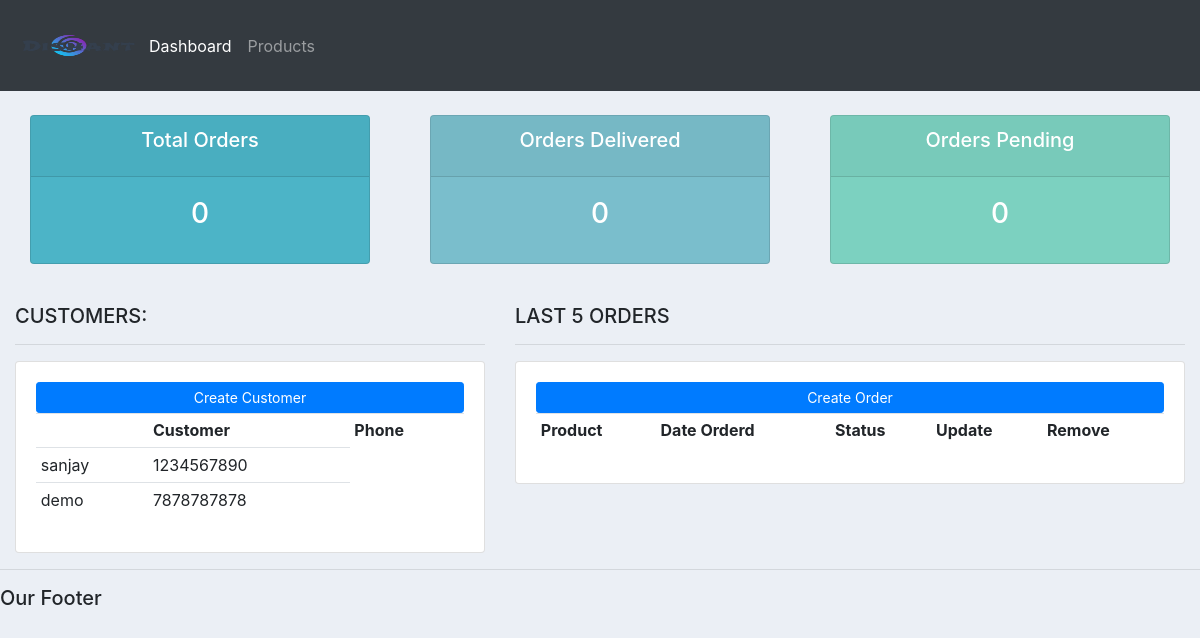
The page /accounts/ on the database as committed earlier.
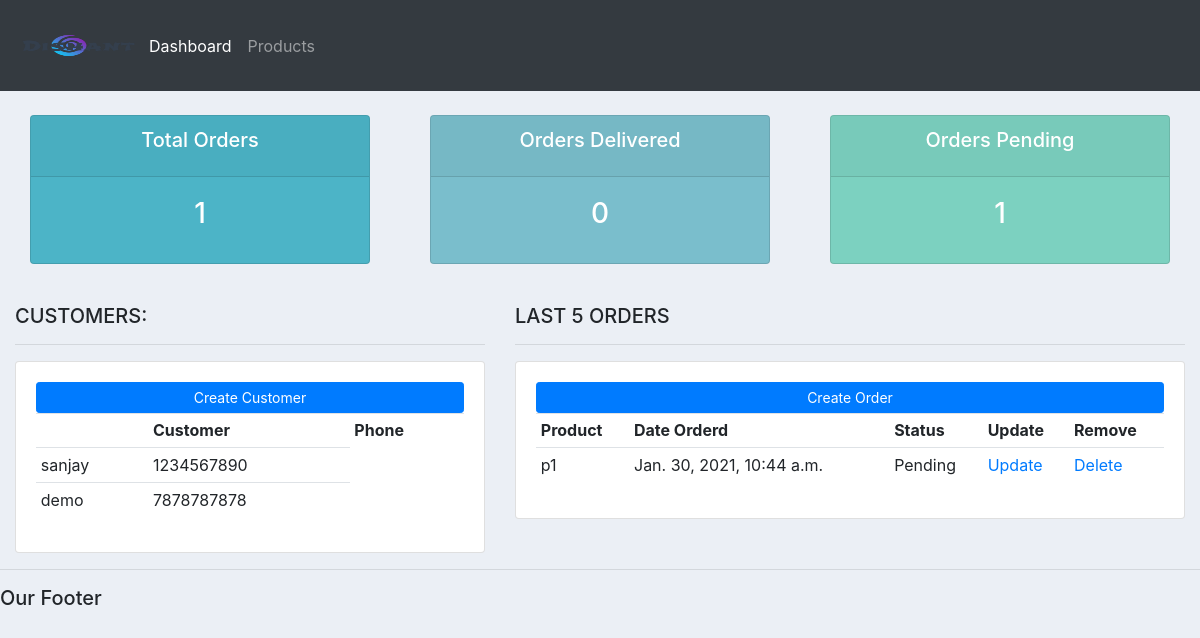
The same page on the database as committed later.
### accounts/models.py (models this page shows, shortened)
class Customer(models.Model):
	name = models.CharField(max_length=64, null=True)
	phone = models.CharField(max_length=10, null=True)
	email = models.EmailField(max_length=254, null=True)
	date_created = models.DateTimeField(auto_now_add=True, null=True)

class Order(models.Model):
	STATUS = (
				('Pending', 'Pending'),
				('Out for delivery', 'Out for delivery'),
				('Delivered', 'Delivered'),
			)
	customer = models.ForeignKey(Customer, null=True, on_delete=models.SET_NULL)
	product = models.ForeignKey(Product, null=True, on_delete=models.SET_NULL)
	date_created = models.DateTimeField(auto_now_add=True, null=True)
	status = models.CharField(max_length=200, null=True, choices=STATUS)

class Product(models.Model):
	CATEGORY = (
			('Indoor', 'Indoor'),
			('Out Door', 'Out Door'),
			)
	name = models.CharField(max_length=64, null=True)
	price = models.FloatField(null=True)
	category = models.CharField(max_length=200, null=True, choices=CATEGORY)
	description = models.CharField(max_length=200, null=True)
	date_created = models.DateTimeField(auto_now_add=True, null=True)
	tags = models.ManyToManyField(Tag)
	def __str__(self):
		return f"{self.name}"

### accounts/views.py (the view)
# urls.py: path('', views.home),
def home(request):
	orders = Order.objects.all()
	customers = Customer.objects.all()
	total_customers = customers.count()
	total_orders = orders.count()
	delivered = orders.filter(status='Delivered').count()
	pending = orders.filter(status='Pending').count()
	context = {'orders':orders, 'customers':customers,
	'total_orders':total_orders,'delivered':delivered,
	'pending':pending }
	return render(request, 'accounts/dashboard.html', context)

### accounts/templates/accounts/dashboard.html
{% extends 'accounts/main.html' %}
{% block body %}
{% include 'accounts/status.html' %}
<br>
<div class="row">
	<div class="col-md-5">
		<h5>CUSTOMERS:</h5>
		<hr>
		<div class="card card-body">
			<a class="btn btn-primary  btn-sm btn-block" href="">Create Customer</a>
			<table class="table table-sm">
				<tr>
					<th></th>
					<th>Customer</th>
					<th>Phone</th>
				</tr>
				{% for customer in customers %}
					<tr>
						<td>{{customer.name}}</td>
						<td>{{customer.phone}}</td>
					</tr>
				{% endfor %}
			</table>
		</div>
	</div>
	<div class="col-md-7">
		<h5>LAST 5 ORDERS</h5>
		<hr>
		<div class="card card-body">
			<a class="btn btn-primary  btn-sm btn-block" href="">Create Order</a>
			<table class="table table-sm">
				<tr>
					<th>Product</th>
					<th>Date Orderd</th>
					<th>Status</th>
					<th>Update</th>
					<th>Remove</th>
				</tr>
				{% for order in orders %}
					<tr>
						<td>{{order.product}}</td>
						<td>{{order.date_created}}</td>
						<td>{{order.status}}</td>
						<td><a href="">Update</a></td>
						<td><a href="">Delete</a></td>
					</tr>
				{% endfor %}
			</table>
		</div>
	</div>
</div>
{% endblock %}

Rows that differ between the two databases and show on the page:
added Order: product "p1", date_created "Jan. 30, 2021, 10:44 a.m.", status "Pending"
Other text that changed with them:
{{ total_orders }}: "0" → "1"
{{ pending }}: "0" → "1"
